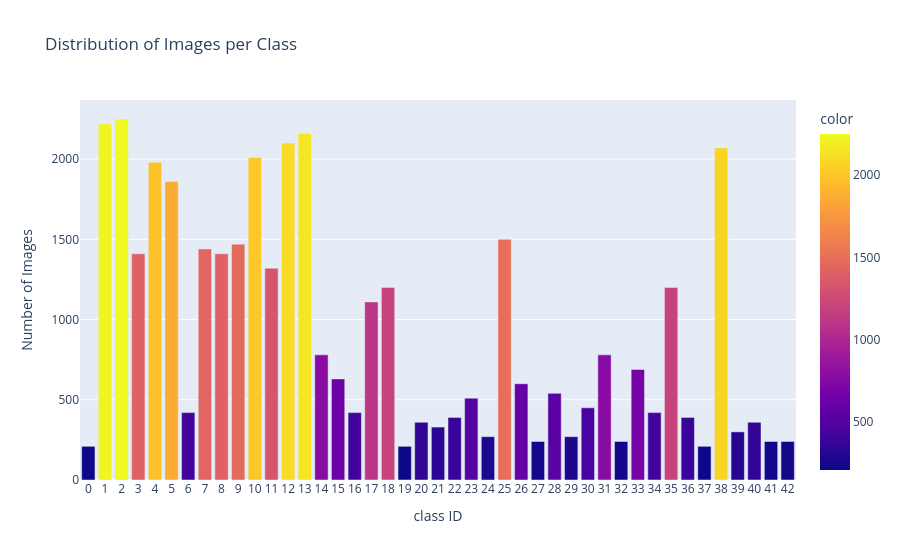

Source (notebook cell):
### Code cell
# visualizing Class Distribution

import plotly.express as px

# path to your training data 
train_path = './data/Train'
data_list = []
classes = []


for i in range(43):
    path = os.path.join(train_path,str(i))
    images = os.listdir(path)
    data_list.append(len(images))
    classes.append(str(i))


# creating a beautiful bar chart for distribution
fig = px.bar(x=classes, y=data_list, labels={'x':'class ID','y':'Number of Images'},
             title='Distribution of Images per Class', color=data_list)
fig.show()

### Figure 1 — Plotly figure (JSON) as saved in the notebook; plotly's stock layout.template omitted (floating-point values rounded to 4 significant figures)
{"data": [{"hovertemplate": "class ID=%{x}<br>Number of Images=%{y}<br>color=%{marker.color}<extra></extra>", "legendgroup": "", "marker": {"color": [210, 2220, 2250, 1410, 1980, 1860, 420, 1440, 1410, 1470, 2010, 1320, 2100, 2160, 780, 630, 420, 1110, 1200, 210, 360, 330, 390, 510, 270, 1500, 600, 240, 540, 270, 450, 780, 240, 689, 420, 1200, 390, 210, 2070, 300, 360, 240, 240], "coloraxis": "coloraxis", "pattern": {"shape": ""}}, "name": "", "orientation": "v", "showlegend": false, "textposition": "auto", "type": "bar", "x": ["0", "1", "2", "3", "4", "5", "6", "7", "8", "9", "10", "11", "12", "13", "14", "15", "16", "17", "18", "19", "20", "21", "22", "23", "24", "25", "26", "27", "28", "29", "30", "31", "32", "33", "34", "35", "36", "37", "38", "39", "40", "41", "42"], "xaxis": "x", "y": [210, 2220, 2250, 1410, 1980, 1860, 420, 1440, 1410, 1470, 2010, 1320, 2100, 2160, 780, 630, 420, 1110, 1200, 210, 360, 330, 390, 510, 270, 1500, 600, 240, 540, 270, 450, 780, 240, 689, 420, 1200, 390, 210, 2070, 300, 360, 240, 240], "yaxis": "y"}], "layout": {"barmode": "relative", "coloraxis": {"colorbar": {"title": {"text": "color"}}, "colorscale": [[0, "#0d0887"], [0.1111, "#46039f"], [0.2222, "#7201a8"], [0.3333, "#9c179e"], [0.4444, "#bd3786"], [0.5556, "#d8576b"], [0.6667, "#ed7953"], [0.7778, "#fb9f3a"], [0.8889, "#fdca26"], [1, "#f0f921"]]}, "legend": {"tracegroupgap": 0}, "title": {"text": "Distribution of Images per Class"}, "xaxis": {"anchor": "y", "domain": [0, 1], "title": {"text": "class ID"}}, "yaxis": {"anchor": "x", "domain": [0, 1], "title": {"text": "Number of Images"}}}}
